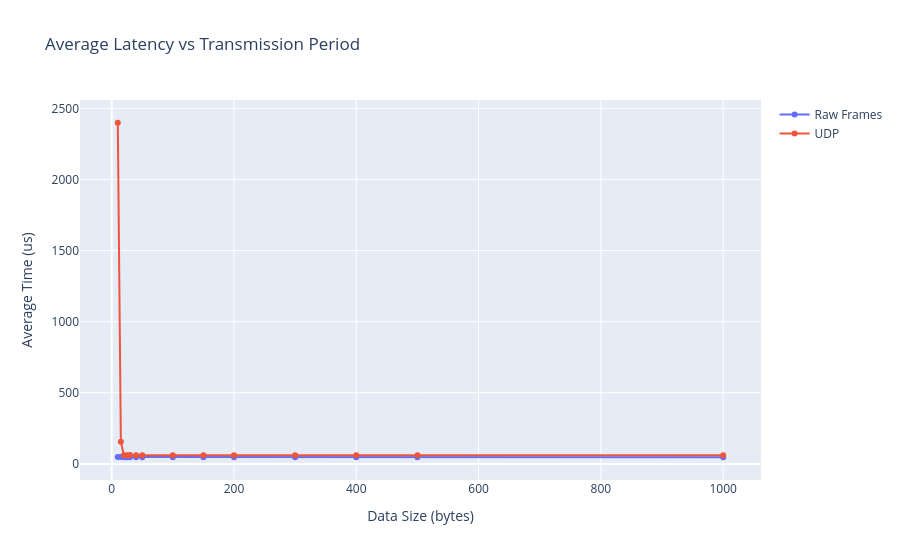

The cell this chart's notebook holds for it:
### Code cell
fig = go.Figure()

fig.add_trace(go.Scatter(
    x=np.array(raw_interval_sweep_intervals),
    y=raw_interval_sweep_avg_latencies,
    mode='lines+markers',
    name='Raw Frames',
    line=dict(shape='linear')
))

fig.add_trace(go.Scatter(
    x=np.array(udp_interval_sweep_intervals),
    y=udp_interval_sweep_avg_latencies,
    mode='lines+markers',
    name='UDP',
    line=dict(shape='linear')
))

fig.update_layout(
    title='Average Latency vs Transmission Period',
    xaxis_title='Data Size (bytes)',
    yaxis_title='Average Time (us)',
    showlegend=True
)

fig.show()

### Figure 1 — Plotly figure (JSON) as saved in the notebook; plotly's stock layout.template omitted (floating-point values rounded to 4 significant figures)
{"data": [{"line": {"shape": "linear"}, "mode": "lines+markers", "name": "Raw Frames", "type": "scatter", "x": [10, 15, 20, 25, 30, 40, 50, 100, 150, 200, 300, 400, 500, 1000], "y": [47.5, 47.55, 46.86, 46.94, 46.65, 46.62, 47.01, 46.83, 46.98, 46.95, 47.0, 46.98, 46.77, 46.82]}, {"line": {"shape": "linear"}, "mode": "lines+markers", "name": "UDP", "type": "scatter", "x": [10, 15, 20, 25, 30, 40, 50, 100, 150, 200, 300, 400, 500, 1000], "y": [2399.0, 155.0, 61.56, 60.19, 61.83, 60.27, 60.32, 60.02, 59.94, 60.04, 59.95, 59.98, 59.98, 60.06]}], "layout": {"showlegend": true, "title": {"text": "Average Latency vs Transmission Period"}, "xaxis": {"title": {"text": "Data Size (bytes)"}}, "yaxis": {"title": {"text": "Average Time (us)"}}}}
